Frame 1 (no input): blank canvas, image omitted
Frame 60 (the mouse pressed at the canvas centre just before this capture): blank canvas, image omitted
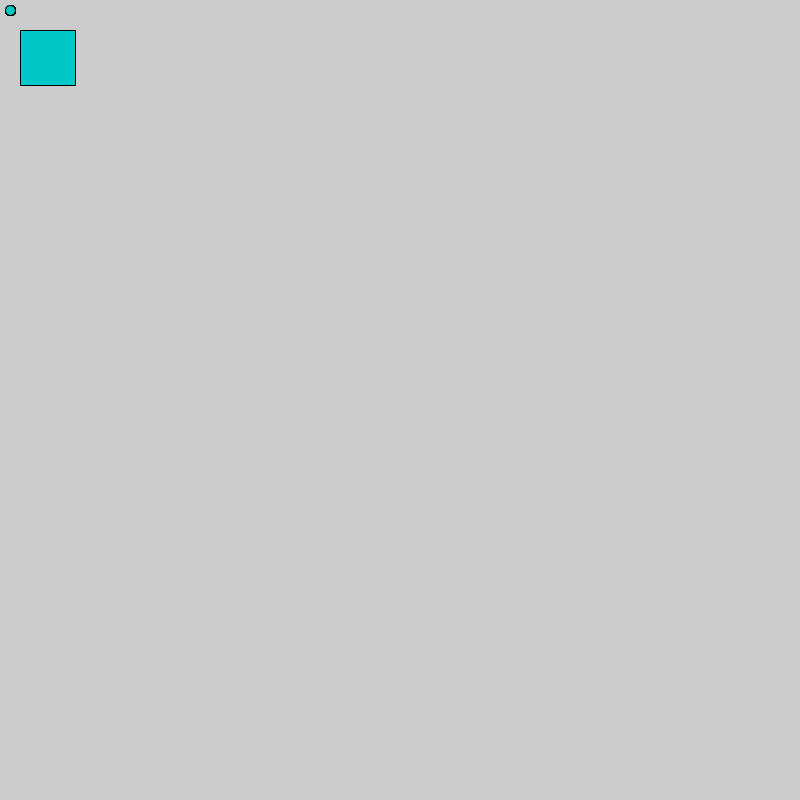
Frame 120 (the mouse held since frame 60 and released just before this capture)

The Processing sketch whose frames 1 and 60 were blank and that drew this single picture after the mouse press (run headless with seeded random() and noise(); from frame 60 on, the mouse is pressed at the canvas centre):

// Processing sketch: hi_im_bob
// ── hi_im_bob.pde
void setup() {
  size(800, 800);
}

void draw() {
  
   //2. make it a nice color
fill(200,0,200);
   //3. if the mouse is pressed, fill the circle with a different color          
if(mousePressed)
{fill (0,200,200);
rect (20,30,55,55);
}
   //1. draw an ellipse
ellipse (10,10,10,10);
}
